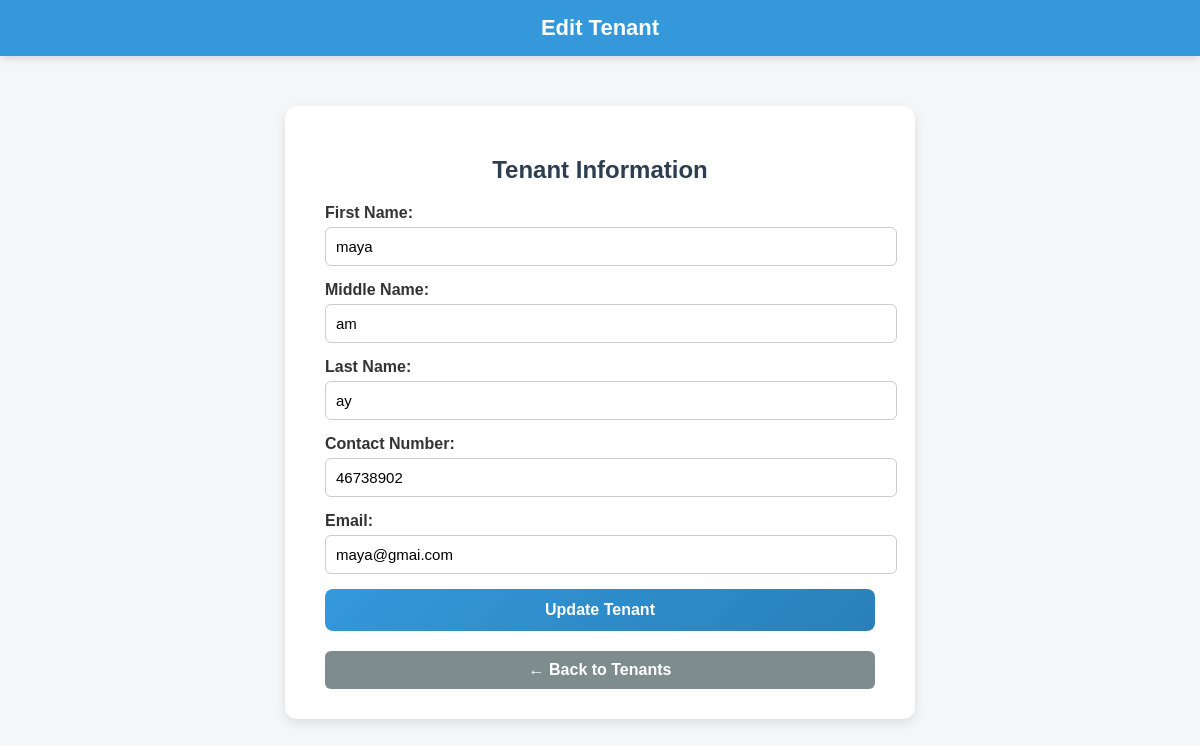
/api/tenants/edit.php?id=3 (signed in), run on the app's committed database.
### tables this page shows
CREATE TABLE `tenant` (
  `tenant_id` int NOT NULL,
  `fname` varchar(100) NOT NULL,
  `mname` varchar(100) DEFAULT NULL,
  `lname` varchar(100) NOT NULL,
  `contact_number` varchar(20) DEFAULT NULL,
  `username` varchar(100) NOT NULL,
  `email` varchar(100) NOT NULL,
  `password` varchar(255) NOT NULL
);

### api/tenants/edit.php (the view, shortened to what this page needs)
<?php
require '../../db.php';
$id = (int)($_GET['id'] ?? 0);
$stmt = $pdo->prepare("SELECT * FROM tenant WHERE tenant_id = ?");
$stmt->execute([$id]);
$tenant = $stmt->fetch(PDO::FETCH_ASSOC);
?>
<!doctype html>
<html lang="en">
<head>
</head>
<body>
<div class="header">Edit Tenant</div>
<div class="container">
    <h2>Tenant Information</h2>
    <form method="POST">
        <label>First Name:</label>
        <input type="text" name="fname" value="<?= htmlspecialchars($tenant['fname']) ?>" required>
        <label>Middle Name:</label>
        <input type="text" name="mname" value="<?= htmlspecialchars($tenant['mname']) ?>">
        <label>Last Name:</label>
        <input type="text" name="lname" value="<?= htmlspecialchars($tenant['lname']) ?>" required>
        <label>Contact Number:</label>
        <input type="text" name="contact_number" value="<?= htmlspecialchars($tenant['contact_number']) ?>">
        <label>Email:</label>
        <input type="email" name="email" value="<?= htmlspecialchars($tenant['email']) ?>" required>
        <button type="submit"> Update Tenant</button>
    </form>
    <a href="../../Admin/tenants.php" class="back">← Back to Tenants</a>
</div>
</body>
</html>

### api/tenants/edit.php (style rules this page uses)
body { font-family: 'Poppins', sans-serif; background: #f4f6f7; margin: 0; padding: 0; }
.header { background: #3498db; color: white; text-align: center; padding: 15px; font-size: 22px; font-weight: 600; box-shadow: 0 2px 8px rgba(0,0,0,0.15); }
.container { max-width: 550px; background: white; margin: 50px auto; padding: 30px 40px; border-radius: 12px; box-shadow: 0 4px 12px rgba(0,0,0,0.1); }
h2 { text-align: center; color: #2c3e50; margin-bottom: 20px; }
label { display: block; font-weight: 600; margin-bottom: 5px; color: #333; }
input[type="text"], input[type="email"] { width: 100%; padding: 10px; border: 1px solid #ccc; border-radius: 6px; margin-bottom: 15px; font-size: 15px; transition: 0.3s; }
button { width: 100%; padding: 12px; background: linear-gradient(135deg, #3498db, #2980b9); color: white; border: none; border-radius: 8px; font-size: 16px; font-weight: bold; cursor: pointer; transition: 0.3s; }
a.back { display: block; text-align: center; margin-top: 20px; background: #7f8c8d; color: white; text-decoration: none; padding: 10px; border-radius: 6px; font-weight: 600; transition: 0.3s; }

### data on the page
tenant: fname "maya", mname "am", lname "ay", contact_number "46738902", email "maya@gmai.com"
